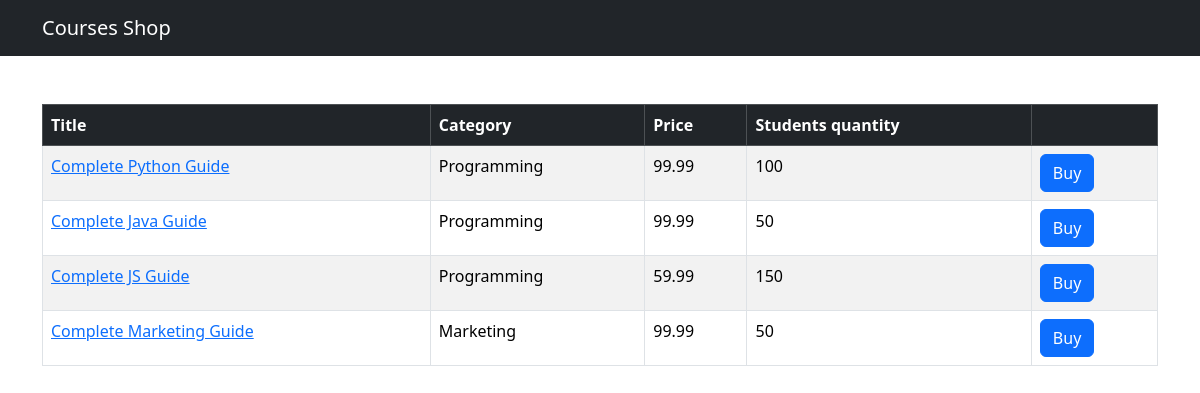
The app's page /shop/ with its own data.
### shop/models.py (models this page shows, shortened)
class Course(models.Model):
    title = models.CharField(max_length=300)
    price = models.FloatField()
    students_qty = models.IntegerField()
    reviews_qty = models.IntegerField()
    category = models.ForeignKey(Category, on_delete=models.CASCADE)
    created_at = models.DateTimeField(default=timezone.now)

class Category(models.Model):
    title = models.CharField(max_length=255)
    created_at = models.DateTimeField(default=timezone.now)
    def __str__(self):
        return self.title

### shop/views.py (the view)
# urls.py: path('', views.index, name='index'),
def index(request):
    courses = Course.objects.all()
    return render(request, 'shop/courses.html', {'courses': courses})

### templates/shop/courses.html (shortened to what this page needs)
{% extends "base.html" %}
{% block content %}
<table class="table mt-5 table-bordered table-striped table-hover">
    <thead class="table-dark">
        <tr>
            <th>Title</th>
            <th>Category</th>
            <th>Price</th>
            <th>Students quantity</th>
            <th></th>
        </tr>
    </thead>
    <tbody>
        {% for course in courses %}
        <tr>
            <td>
                <a href={% url "shop:single_course" course.id %}>{{ course.title }}</a>
            </td>
            <td>{{ course.category }}</td>
            <td>{{ course.price }}</td>
            <td>{{course.students_qty}}</td>
            <td><button class="btn btn-primary">Buy</button></td>
        </tr>
        {% endfor %}
    </tbody>
</table>
{% endblock %}

### templates/base.html (shortened to what this page needs)
<!DOCTYPE html>
<html lang="en">
<head>
    <link href="https://cdn.jsdelivr.net/npm/bootstrap@5.3.2/dist/css/bootstrap.min.css" rel="stylesheet">
</head>
<body>
    <nav class="navbar navbar-dark bg-dark">
        <div class="container">
            <a href={% url "shop:index" %} class="navbar-brand">Courses Shop</a>
        </div>
    </nav>
    <main class="container">
        {% block content %}
        {% endblock %}
    </main>
</body>
</html>

### records on screen
Course: title "Complete Python Guide", category "Programming", price "99.99", students_qty "100"
Course: title "Complete Java Guide", category "Programming", price "99.99", students_qty "50"
Course: title "Complete JS Guide", category "Programming", price "59.99", students_qty "150"
Course: title "Complete Marketing Guide", category "Marketing", price "99.99", students_qty "50"
